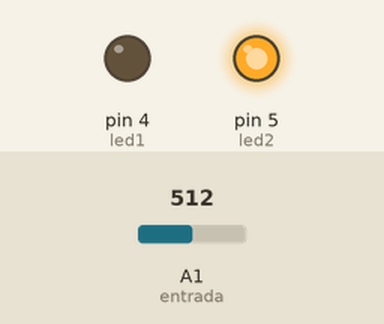
This sketch was run on a simulated Arduino Uno, built with avr-gcc and run on an emulated ATmega328P. On the bench: output pins drawn as LEDs (lit = HIGH). Inputs (shaded band) come from the test bench; at power-on: A1 (entrada) = 512.

Above: at 1.2 s.
1.3 s: A1 (entrada) set to 498
At 2.5 s:
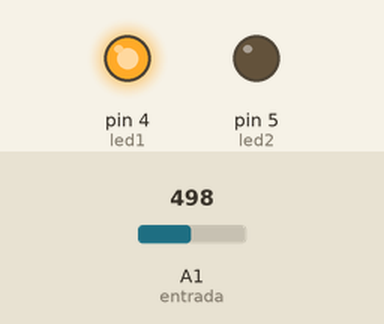
2.8 s: A1 (entrada) set to 267
4.3 s: A1 (entrada) set to 242
At 4.8 s:
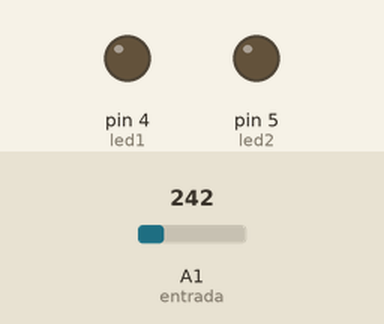
5.8 s: A1 (entrada) set to 777
At 7.0 s:
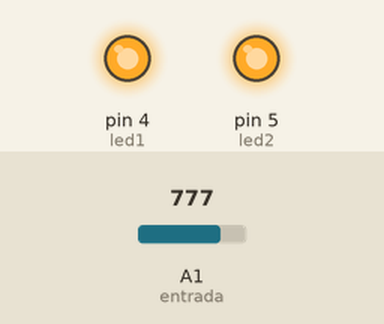
7.3 s: A1 (entrada) set to 759
At 8.3 s:
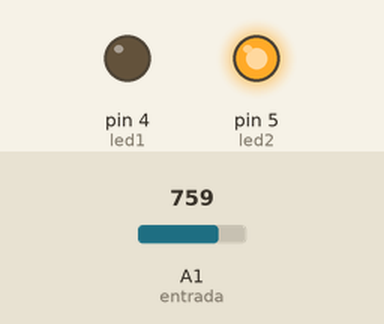
8.8 s: A1 (entrada) set to 900
At 9.5 s:
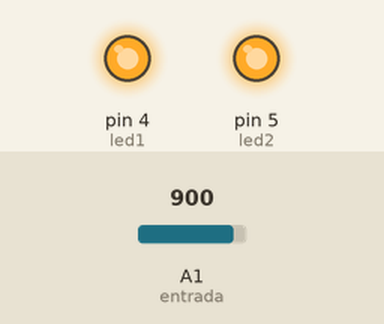
Timing chart, 0 to 11.3 s (numbered marks = the images above; inputs shaded):
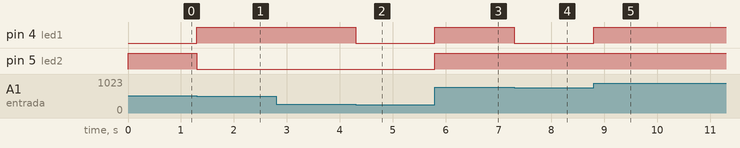

The sketch:

Lecture_Analogique.ino
```cpp
#define led1  4
#define led2  5
#define entrada A1

float valorLDR;


void setup() {

  pinMode(led1, OUTPUT);
  pinMode(led2, OUTPUT);
  pinMode(entrada, INPUT);
}

void loop() {


   valorLDR = analogRead(entrada); // Função analogRead retorna valores de 0 a 1023;


  if(valorLDR < 255){               // entre 0 e 25%, ambos desligados.

     digitalWrite(led1, LOW);
     digitalWrite(led2, LOW);

  }

  else if (valorLDR >= 255 && valorLDR < 511){            //entre 25% e 50% led 1 ligado led 2 desligado

     digitalWrite(led1, HIGH);
     digitalWrite(led2, LOW);

  }

  else if (valorLDR >= 511 && valorLDR < 767){            //entre 50% e 75% led 1 ligado led 2 desligado

     digitalWrite(led1, LOW);
     digitalWrite(led2, HIGH);

  }

  else if(valorLDR >= 767 && valorLDR <= 1023){          //entre 75% e 100% led 1 ligado led 2 ligado

     digitalWrite(led1, HIGH);
     digitalWrite(led2, HIGH);

  }
}
```

Measured:
- the behaviour switches between 511 and 510 on A1 (entrada) (found by bisection; images 0 and 1)
- the behaviour switches between 255 and 254 on A1 (entrada) (found by bisection; images 1 and 2)
- the behaviour switches between 767 and 766 on A1 (entrada) (found by bisection; images 3 and 4)
- after the input at 1.3 s, pin 4 (led1): LOW → HIGH at once; pin 5 (led2): HIGH → LOW at once
- after the input at 2.8 s, every drawn part: stays the same
- after the input at 4.3 s, pin 4 (led1): HIGH → LOW at once
- after the input at 5.8 s, pin 4 (led1), pin 5 (led2): LOW → HIGH at once
- after the input at 7.3 s, pin 4 (led1): HIGH → LOW at once
- after the input at 8.8 s, pin 4 (led1): LOW → HIGH at once
